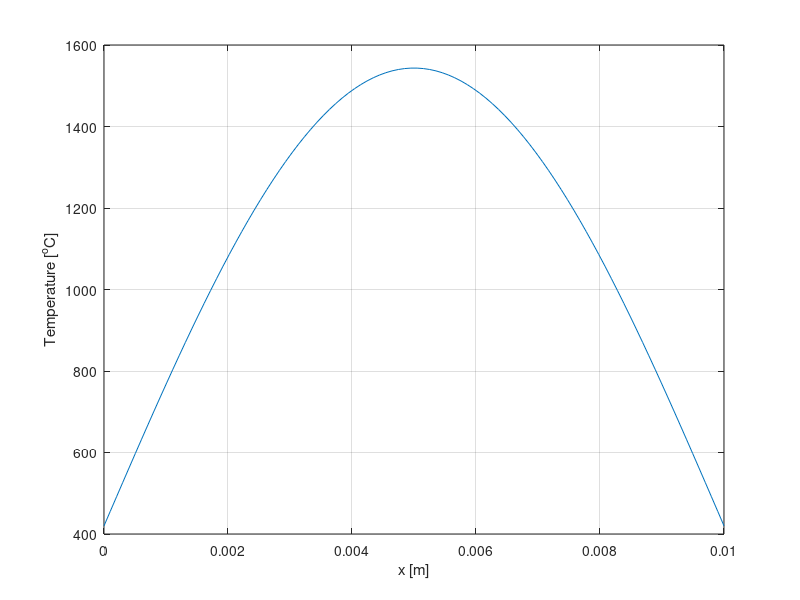

Write the MATLAB code that produced this figure.
% clear 
% close
% Set maximum number of partial sums
nmax = 40;
C=300;
alpha=1;
L = 0.01;
% Initialize domain
x = linspace(0,L,100);
% Plot initial condition
Tw = 420;
Tinf = 300;
k = 4.25;
h = 25000;
q = 300E6/(2/pi);
% T = Tw + ((4*(L^2)*q*cos((pi*x)/(2*L))/((pi^2)*k))); %From -L to L
T = Tw + (((L^2)*q*sin((pi*x)/(L))/((pi^2)*k)));       %From 0 to L

% T =Tw-((4*(L^2)*q*cos((pi*x)/(2*L))/((pi^2)*k)))-(h*(x+L)*(Tw-Tinf)/k)-((2*L*q*(x+L)/(pi*k)));
plot(x,T)
grid on
xlabel('x [m]')
ylabel('Temperature [^{o}C]')